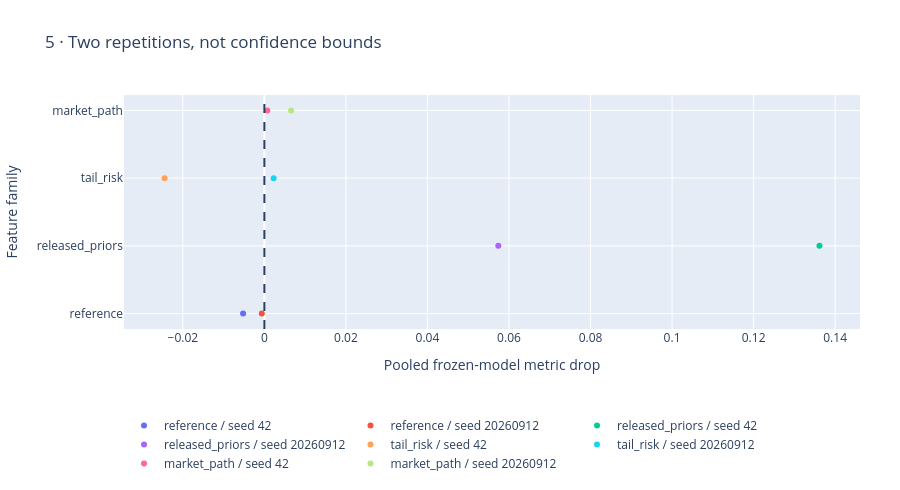

Notebook code for this chart:
### Markdown cell above
## Replication spread

### Code cell
figures[4].show()

### Figure 1 — Plotly figure (JSON) as saved in the notebook; plotly's stock layout.template omitted (floating-point values rounded to 4 significant figures)
{"data": [{"mode": "markers", "name": "reference / seed 42", "type": "scatter", "x": [-0.005223], "y": ["reference"]}, {"mode": "markers", "name": "reference / seed 20260912", "type": "scatter", "x": [-0.0006269], "y": ["reference"]}, {"mode": "markers", "name": "released_priors / seed 42", "type": "scatter", "x": [0.1362], "y": ["released_priors"]}, {"mode": "markers", "name": "released_priors / seed 20260912", "type": "scatter", "x": [0.05739], "y": ["released_priors"]}, {"mode": "markers", "name": "tail_risk / seed 42", "type": "scatter", "x": [-0.02449], "y": ["tail_risk"]}, {"mode": "markers", "name": "tail_risk / seed 20260912", "type": "scatter", "x": [0.002276], "y": ["tail_risk"]}, {"mode": "markers", "name": "market_path / seed 42", "type": "scatter", "x": [0.0007196], "y": ["market_path"]}, {"mode": "markers", "name": "market_path / seed 20260912", "type": "scatter", "x": [0.006543], "y": ["market_path"]}], "layout": {"height": 490, "legend": {"orientation": "h", "y": -0.35}, "margin": {"b": 130, "l": 85, "r": 40, "t": 95}, "shapes": [{"line": {"dash": "dash"}, "type": "line", "x0": 0, "x1": 0, "xref": "x", "y0": 0, "y1": 1, "yref": "y domain"}], "title": {"text": "5 · Two repetitions, not confidence bounds"}, "xaxis": {"title": {"text": "Pooled frozen-model metric drop"}}, "yaxis": {"title": {"text": "Feature family"}}}}
